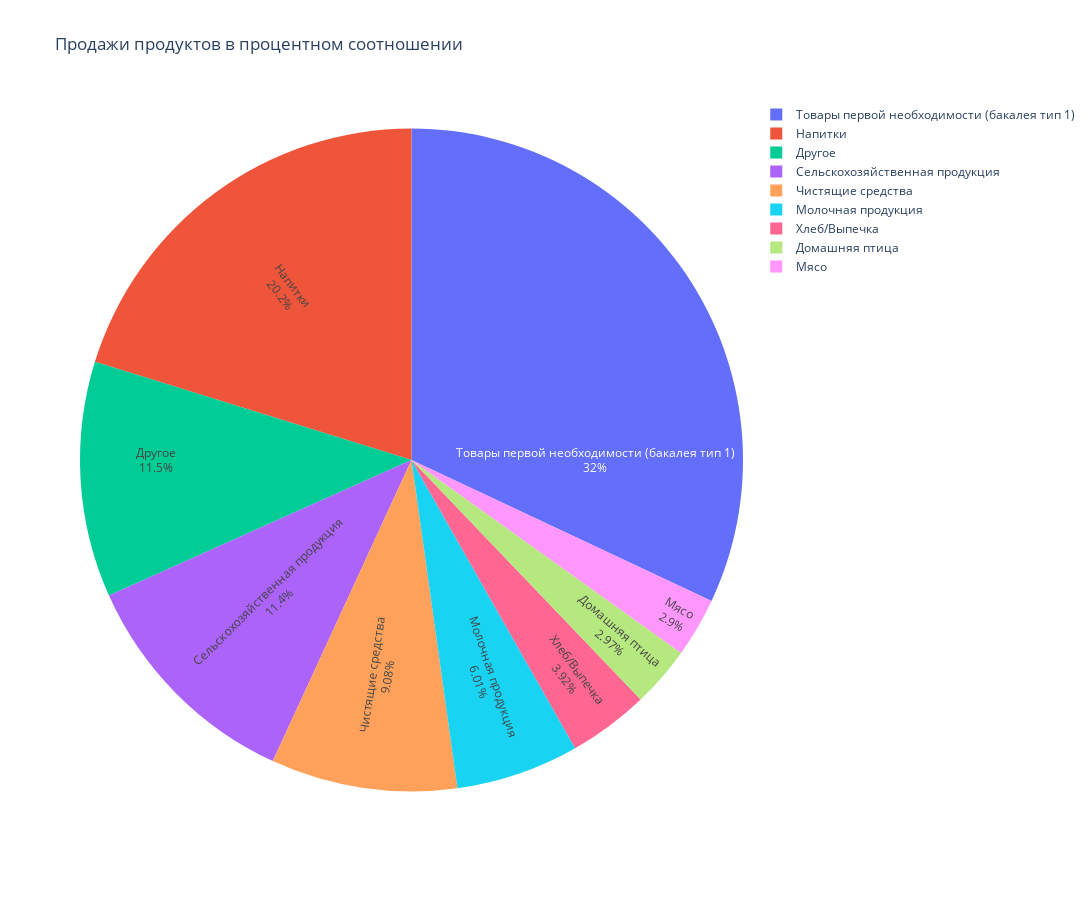

The notebook cell saved with this chart:
### Code cell
# Возьмем продукты с объемом продаж меньше 2.5% от общего объема и посчитаем их суммарный процент
threshold = 0.025
filtered_values = categories_count[categories_count < threshold]
sum_filtered = filtered_values.sum()

# Отберем продукты с объемом продаж больше 2.5% от общего объема
new_data = categories_count[categories_count >= threshold]

# Соберем все данные в датафрейм
new_data['Другое'] = sum_filtered
new_data = pd.DataFrame(new_data).reset_index()

# Нарисуем график
fig = go.Figure(data=[go.Pie(labels=new_data['family'], 
                             values=new_data['sales'], 
                             textinfo='label+percent',
                             insidetextorientation='radial',
                            )])

fig.update_layout(
    autosize=False,
    width=1200,
    height=900,
    title_text='Продажи продуктов в процентном соотношении'
)

fig.show()

### Figure 1 — Plotly figure (JSON) as saved in the notebook; plotly's stock layout.template omitted (floating-point values rounded to 4 significant figures)
{"data": [{"insidetextorientation": "radial", "labels": ["Домашняя птица", "Молочная продукция", "Мясо", "Напитки", "Сельскохозяйственная продукция", "Товары первой необходимости (бакалея тип 1)", "Хлеб/Выпечка", "Чистящие средства", "Другое"], "textinfo": "label+percent", "type": "pie", "values": [0.02969, 0.06006, 0.02895, 0.2021, 0.1143, 0.3199, 0.03924, 0.09083, 0.115]}], "layout": {"autosize": false, "height": 900, "title": {"text": "Продажи продуктов в процентном соотношении"}, "width": 1200}}
